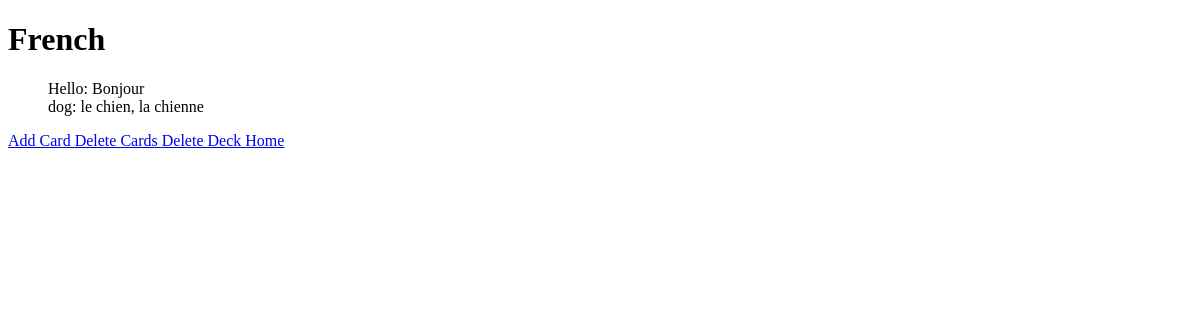
The app's page /cards/deck/1, older data.
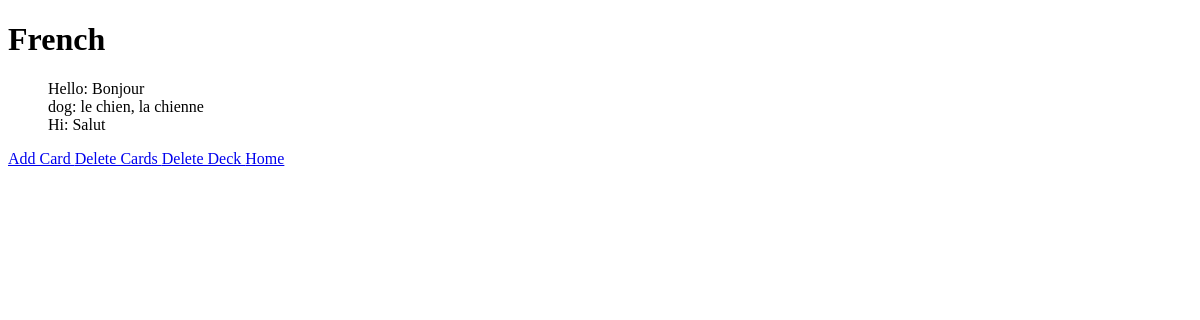
The same page, newer data.
### cards/models.py (models this page shows, shortened)
class Deck(models.Model):
    name = models.CharField(max_length=100)
    created_at = models.DateTimeField(auto_now_add=True)

class Flashcard(models.Model):
    deck = models.ForeignKey(
        Deck,
        on_delete=models.CASCADE,
        related_name="flashcards",
    )
    front = models.CharField(max_length=255)
    back = models.CharField(max_length=255)
    created_at = models.DateTimeField(auto_now_add=True)

### cards/views.py (the view)
# urls.py: path("deck/<int:id>", views.deck, name="deck"),
def deck(request, id):
    deck = Deck.objects.get(id=id)
    cards = deck.flashcards.all()
    return render(request, "cards/deck.html", {
        "deck": deck,
        "cards": cards
    })

### cards/templates/cards/deck.html
{% extends "cards/layout.html" %}
{% block body %}
    <h1>{{ deck.name }}</h1>
    {% if delete_mode %}
        <form method="post">
            {% csrf_token %}
            <ul style="list-style-type:none;">
                {% for card in cards %}
                    <li>
                        <label>
                            <input type="checkbox" name="cards" value="{{ card.id }}">
                            {{ card.front }}: {{ card.back }}
                        </label>
                    </li>
                {% endfor %}
            </ul>
            <button type="submit">Delete Selected</button>
        </form>
    {% else %}
        <ul style="list-style-type:none;">
            {% for card in cards %}
                <li>{{ card.front }}: {{ card.back }}</li>
            {% endfor %}
        </ul>
        <a href="{% url 'add_card' deck.id %}">
            Add Card
        </a>
        <a href="{% url 'delete_cards' deck.id %}">
            Delete Cards
        </a>
        <a href="{% url 'delete_deck' deck.id %}">
            Delete Deck
        </a>
    {% endif %}
{% endblock %}

### cards/templates/cards/layout.html (shortened to what this page needs)
<!DOCTYPE html>
<html lang="en">
    <head>
    </head>
    <body>
        {% block body %}
        {% endblock %}
        <a href="{% url 'index' %}">Home</a>
    </body>
</html>

Row changes from the older to the newer data that the page shows:
added Flashcard: front "Hi", back "Salut"
